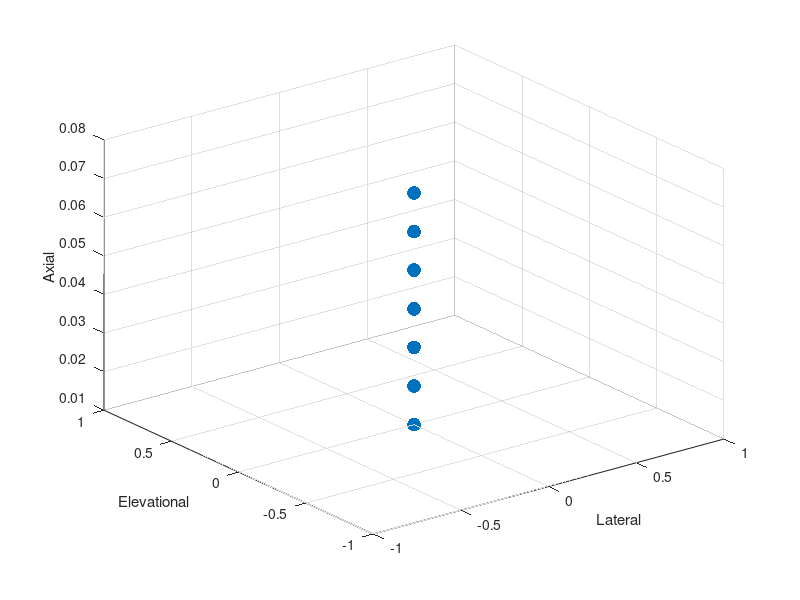

The MATLAB script that drew this image: (Note: this script raises an error after producing the figure.)
% Field II data generate simulation
% Lateral, elevational direction
% Elevation --> element rotating
% Data generation for 3D volumetric image

clc; clear; close all;

sCurrentPath = pwd;
addpath(sCurrentPath);
addpath('field_II_ver_3_24_mac');
addpath('functions');

save_dir_master = [sCurrentPath '/data/grating_lobe_suppresion/'];

load_scatter = 0;
save_scatter = 0; scatter_name = 'sphere';

base_angle = 0.4724;
ratio = [1 1.125 1.25 1.375 1.5 1.625 1.75 1.875 2 2.125 2.25 2.375 2.5 2.625 2.75 2.875 3];
d_theta_ = base_angle./ratio;
d_theta_ = 0.1564;
%% Set parameter
stRFInfo.nFc = 6.5e6;
stRFInfo.nC = 1540;
stRFInfo.nFs = 4*stRFInfo.nFc;
stRFInfo.nAttenFactor = 0.5/(1e-2*1e6); % Attenuation factor[dB/(m*Hz)] % 0.5 dB/(cm*MHz)
stRFInfo.nUnitDis = stRFInfo.nC / stRFInfo.nFs;
stRFInfo.nLambda = stRFInfo.nC / stRFInfo.nFc;

stTRInfo.sType = 'linear'; % Transducer geometry : linear or convex
stTRInfo.nPitch = 430e-6;
stTRInfo.nWidth = 420e-6;
stTRInfo.nHeight = 7e-3;
stTRInfo.nKerf = stTRInfo.nPitch - stTRInfo.nWidth;

stTRInfo.nEleFocus = 5e-3;

stTRInfo.nNoEle = 128;

sDirection = 'elevational'; % lateral or elavational

stTxInfo.type = 'plane_wave';
stTxInfo.cycle = 1;

stTxInfo.num_tx_plane = 1; % number of tx at each angle
stTxInfo.max_steering = 0; % [deg]
stTxInfo.apodization = 'boxcar';
stTxInfo.tx_angles = linspace(-stTxInfo.max_steering, stTxInfo.max_steering, stTxInfo.num_tx_plane);

aElePosX = stTRInfo.nPitch * linspace(-0.5*(stTRInfo.nNoEle - 1), 0.5*(stTRInfo.nNoEle - 1), stTRInfo.nNoEle);
aElePosZ = zeros(1, stTRInfo.nNoEle);

nTc = 1 / stRFInfo.nFc;
nUpsampleFactor = 5;
nSample = 2450; % 7.26 cm view depth

nSimulFreq = stRFInfo.nFs * nUpsampleFactor;
dT = 1 /nSimulFreq;

aFocalPoint = [0 0 0];
%% Rotate angle
%%%%%%%%%%%%
radius = 15e-3;
% radius = 10e-3;
% FOV_theta = 60;

%% Phantom geometry
view_depth = 72e-3;
% view_depth = 92e-3;
margin = 0;
amp_high_reflect = 20;
amp_point_target = 100;

%% Phantom - sphere object
if(~load_scatter)
    %     axially positioned
    m_point_pos = ... % x, y, z
        [0, 0, 10e-3;
        0, 0, 20e-3;
        0, 0, 30e-3;
        0, 0, 40e-3;
        0, 0, 50e-3;
        0, 0, 60e-3;
        0, 0, 70e-3;];
    
    amp_point = amp_point_target*ones(size(m_point_pos,1),1);
    
    m_scat_total = m_point_pos;
    m_amp_total = amp_point;
    
    if(save_scatter)
        stScatInfo.scat_pos = m_scat_total;
        stScatInfo.scat_mag = m_amp_total;
        dir_scat = [sCurrentPath '/scatterer']; mkdir(dir_scat);
        save([dir_scat '/' scatter_name], 'stScatInfo');
    end
else % load the scatter file
    [scat_name, dir_scat] = uigetfile('','');
    load([dir_scat '/' scat_name]);
    m_scat_total = stScatInfo.scat_pos;
    m_amp_total = stScatInfo.scat_mag;
    clear stScatInfo
end
% Visualize
figure(1);
scatter3(m_scat_total(:,1), m_scat_total(:,2), m_scat_total(:,3),m_amp_total,'filled');
xlabel('Lateral'); ylabel('Elevational'); zlabel('Axial');
% axis equal; axis tight; grid on;
%%

for a_idx = 1:numel(d_theta_)
    d_theta = d_theta_(a_idx);
    disp(['>>> ' num2str(a_idx) '/' num2str(numel(d_theta_)) ': ' num2str(d_theta) 'deg']);
    
    stTxInfo.num_tx_vol = round(280*base_angle/d_theta); % volume scan - 10mm, -20dB
    
    aPosRng = linspace(0.5*(stTxInfo.num_tx_vol-1), -0.5*(stTxInfo.num_tx_vol-1), stTxInfo.num_tx_vol) * d_theta;

    FOV_theta = abs(aPosRng(1)-aPosRng(end));

    field_init(0);
    %% Set field
    set_field('c',stRFInfo.nC); % Set speed of sound
    set_field('Freq_att',stRFInfo.nAttenFactor); % frequency dependency attenuation in [dB/(m*Hz)] around the center frequency
    set_field('att', stRFInfo.nFc*stRFInfo.nAttenFactor); % Freqency independent attenuation[dB/m]
    set_field('att_f0',stRFInfo.nFc); % Attenuation center frequency[Hz]
    set_field('use_att',1); % attenuation on/off
    set_field('fs',nSimulFreq); % set the sampling frequency
    set_field('use_rectangles',1); % use ractangles for apertures
    
    %% TX: Generate Sources
    nFarFieldDepth_x = 0.1e-3; % depth over nFarFieldDepth_x is assumed to be far field on x-z plane
    % For accurate directivity pattern, the number of source is more than 5
    nFarFieldDepth_y = 0.1e-3;     % depth over nFarFieldDepth_x is assumed to be far field on y-z plane
    
    nMathEleSize_x = sqrt(nFarFieldDepth_x * 4 * stRFInfo.nLambda); % H < sqrt(4*lambda*z)
    nMathEleSize_y = sqrt(nFarFieldDepth_y * 4 * stRFInfo.nLambda);
    
    nSubDivNum_x = ceil(stTRInfo.nWidth / nMathEleSize_x);
    nSubDivNum_y = ceil(stTRInfo.nHeight/ nMathEleSize_y);
    
    pTxAperture = xdc_focused_array (stTRInfo.nNoEle, stTRInfo.nWidth, stTRInfo.nHeight, stTRInfo.nKerf, stTRInfo.nEleFocus, nSubDivNum_x, nSubDivNum_y, aFocalPoint);
    pRxAperture = xdc_focused_array (stTRInfo.nNoEle, stTRInfo.nWidth, stTRInfo.nHeight, stTRInfo.nKerf, stTRInfo.nEleFocus, nSubDivNum_x, nSubDivNum_y, aFocalPoint);

    xdc_baffle(pTxAperture,0);
    xdc_baffle(pRxAperture,-1);
   
    %% Impulse Response
    at2 = 0:dT:2.3*nTc;
    aTransImpulsResp = sin(2*pi*stRFInfo.nFc*at2);
    aTransImpulsResp = aTransImpulsResp.*(hanning(numel(aTransImpulsResp))'); % Transducer's impulse response
    xdc_impulse(pTxAperture,aTransImpulsResp); % Tx impulse response
    
    %% Excitation Pulse
    at1 = 0:dT:stTxInfo.cycle*nTc;
    aPulseSeq  = sin(2*pi*stRFInfo.nFc*at1);  % excitation pulse
    xdc_excitation(pTxAperture,aPulseSeq);
    
    figure(2)
    subplot(2,1,1); plot(at1,aPulseSeq), title('Exitation Pulse')
    subplot(2,1,2); plot(at2,aTransImpulsResp), title('Transducer`s Impulse response')
    
    nLag = round(((numel(aPulseSeq)+numel(aTransImpulsResp)-1)+numel(aTransImpulsResp)-1)/2);
    
    %% Save parameter
    stSaveInfo.stRFInfo = stRFInfo;
    stSaveInfo.stTRInfo = stTRInfo;
    stSaveInfo.stTxInfo = stTxInfo;
    stSaveInfo.nRadius = radius;
    stSaveInfo.FOV_theta = FOV_theta;
    stSaveInfo.aPosRng = aPosRng;
    
    switch stTxInfo.type
        case 'conventional'
            folder_name = ['[Focused]Volume_LatFocus' num2str(stTxInfo.nTxFocus*1e3) 'mm_EleFocus' num2str(stTRInfo.nEleFocus*1e3) ...
                'mm_FOV' num2str(FOV_theta) '_Tx' num2str(stTxInfo.num_tx_vol)];
        case 'plane_wave'
            folder_name = ['gl_dTheta_' num2str(floor(d_theta*1e4))];
    end
    
    save_dir_parameter = [save_dir_master folder_name];
    save_dir_data = [save_dir_parameter '/Raw data'];
    mkdir(save_dir_parameter);
    mkdir(save_dir_data);
    
    save([save_dir_parameter '/stSaveInfo'], 'stSaveInfo');
    
    %% Search latest progress
    raw_list = dir(save_dir_data);
    if(numel(raw_list)>=3) % if already processed planes
        flag = 0;
        if(strcmp(raw_list(3).name, '.DS_Store')), flag = 1; end
        raw_list = raw_list(3+flag:end);
        start_p_idx = numel(raw_list);
    else % if it is first
        start_p_idx = 1;
    end
    
    last_done_plane = raw_list(start_p_idx).name;
    dir_ = [save_dir_data '/' last_done_plane];
    scanline_list = dir(dir_);
    if(numel(scanline_list)>=3) % if already processed scanline data
        flag = 0;
        if(strcmp(scanline_list(3).name, '.DS_Store')), flag = 1; end
        scanline_list = scanline_list(3+flag:end);
        start_t_idx = numel(scanline_list)+1;
    else % if it is first
        start_t_idx = 1;
    end
    
    %% Loop for pressure calculation at each position
    mScatXYZPos_Rot = m_scat_total;
    
    for p_idx = start_p_idx:stTxInfo.num_tx_vol
        disp(['>>> Volume scan [' num2str(p_idx) '/' num2str(stTxInfo.num_tx_vol) ']...']);
        % Field rotation
        nTheta = aPosRng(p_idx);
        aTheta_Zero = atand(m_scat_total(:,2)./(radius+m_scat_total(:,3)));
        aTheta_Prime = aTheta_Zero + nTheta;
        
        aPosZ = ((m_scat_total(:,3)+radius)./cosd(aTheta_Zero)) .* cosd(aTheta_Prime) - radius;
        aPosY = ((m_scat_total(:,3)+radius)./cosd(aTheta_Zero)) .* sind(aTheta_Prime);
        
        mScatXYZPos_Rot(:,3) = aPosZ;
        mScatXYZPos_Rot(:,2) = aPosY;
        % x-axis doesn't change
        
        vRcvData = zeros(nSample, stTRInfo.nNoEle, stTxInfo.num_tx_plane);
        dir_tmp = [save_dir_data '/RAW_' num2str(p_idx, '%.4d')];
        mkdir(dir_tmp);
        for t_idx = start_t_idx:stTxInfo.num_tx_plane
            disp(['    Transmit angle : ' num2str(stTxInfo.tx_angles(t_idx)) ' | [' num2str(t_idx) '/' num2str(stTxInfo.num_tx_plane) ']']);tic;
            
            apod_window = ones(1, stTRInfo.nNoEle); % for plane wave, all element transmit
            delay_curve = fieldII_get_delay_PW(t_idx, aElePosX, stRFInfo.nC, stTxInfo);
            
            xdc_apodization(pTxAperture, 0, apod_window);
            xdc_apodization(pRxAperture, 0, ones(1, stTRInfo.nNoEle));
            xdc_focus_times(pTxAperture, 0, delay_curve);
            xdc_center_focus(pRxAperture, [0 0 0]);% Set the origin for the dynamic focusing line.
            xdc_focus_times(pRxAperture, 0, zeros(1,stTRInfo.nNoEle));
            
            %%% Calculate the received signals from a collection of scatterers for all elements
            %         [mRF, nStartTime] = calc_scat_multi(pTxAperture, pRxAperture, m_point_pos, amp_point);
            [mRF, nStartTime] = calc_scat_multi(pTxAperture, pRxAperture, mScatXYZPos_Rot, m_amp_total);
            
            %%% Zero-padding (so that the first sample is captured at t = 0)
            nPadLen = round(nStartTime/dT);
            mRF_pad = padarray(mRF,[nPadLen 0],'pre');
            
            %%% Truncation or Zero-Padding (so that # of samples = RFInfo.nSample)
            nUpSample = nSample*nUpsampleFactor;
            nFirstSamIdx = 1 + nLag;
            nLastSamIdx = nFirstSamIdx + nUpSample -1;
            
            if(size(mRF_pad,1) > nLastSamIdx)
                mRF_trc = mRF_pad(nFirstSamIdx:nLastSamIdx,:);
            elseif(size(mRF_pad,1) < nLastSamIdx)
                mRF_pad2 = padarray(mRF_pad,[nLastSamIdx-size(mRF_pad,1) 0],'post');
                mRF_trc = mRF_pad2(nFirstSamIdx:nLastSamIdx,:);
            end
            
            %%% Decimate to lower sampling frequency (nFs)
            mRF_deci = mRF_trc(1:nUpsampleFactor:end,:);
            
            %%% Save RF data
            mRcvData = mRF_deci;
            
            vRcvData(:,:,t_idx) = mRcvData;
            
            % save scanline data
            save([dir_tmp '/Scanline_' num2str(t_idx, '%.3d')], 'mRcvData');
            toc;
        end
    end
    
    %%
    field_end;
end